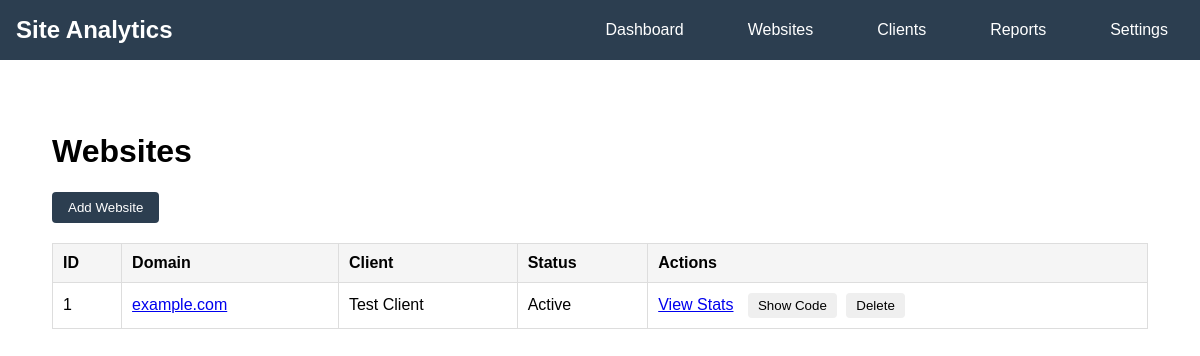
Screenshot of /site-analytics_PHP/websites.php with the database file from the repository.
### tables this page shows
CREATE TABLE websites (
    website_id INT AUTO_INCREMENT PRIMARY KEY,
    client_id INT,
    domain VARCHAR(255) NOT NULL,
    active TINYINT(1) DEFAULT 1,
    created_at TIMESTAMP DEFAULT CURRENT_TIMESTAMP,
    FOREIGN KEY (client_id) REFERENCES clients(client_id)
);

CREATE TABLE clients (
    client_id INT AUTO_INCREMENT PRIMARY KEY,
    name VARCHAR(100) NOT NULL,
    email VARCHAR(100) NOT NULL,
    api_key VARCHAR(64) UNIQUE,
    created_at TIMESTAMP DEFAULT CURRENT_TIMESTAMP
);

### site-analytics_PHP/websites.php (the view, shortened to what this page needs)
<?php
require_once 'includes/header.php';
$db = new Database();
$conn = $db->connect();
$websites = $conn->query("
    SELECT w.*, c.name as client_name
    FROM websites w
    JOIN clients c ON w.client_id = c.client_id
");
?>
<div class="content">
    <h1>Websites</h1>
    <div class="action-bar">
        <button onclick="toggleWebsiteForm()" class="btn">Add Website</button>
    </div>
    <table class="data-table">
        <tr>
            <th>ID</th>
            <th>Domain</th>
            <th>Client</th>
            <th>Status</th>
            <th>Actions</th>
        </tr>
        <?php while($site = $websites->fetch_assoc()):
            $api_key = $conn->query("SELECT api_key FROM clients WHERE client_id = {$site['client_id']}")->fetch_assoc()['api_key'];
        ?>
        <tr>
            <td><?php echo $site['website_id']; ?></td>
            <td><a href="http://<?php echo $site['domain']; ?>" target="_blank"><?php echo $site['domain']; ?></a></td>
            <td><?php echo $site['client_name']; ?></td>
            <td><?php echo $site['active'] ? 'Active' : 'Inactive'; ?></td>
            <td>
                <a href="view_stats.php?id=<?php echo $site['website_id']; ?>">View Stats</a>
                <button onclick="showTrackingCode('<?php echo $site['website_id']; ?>', '<?php echo $api_key; ?>', '<?php echo $site['domain']; ?>')" class="btn-secondary">Show Code</button>
                <button onclick="deleteWebsite('<?php echo $site['website_id']; ?>', '<?php echo $api_key; ?>', '<?php echo $site['domain']; ?>')" class="btn-danger">Delete</button>
            </td>
        </tr>
        <?php endwhile; ?>
    </table>
</div>
<?php require_once 'includes/footer.php'; ?>

### site-analytics_PHP/css/style.css (style rules this page uses)
.content { padding: 20px; }
.data-table { width: 100%; border-collapse: collapse; margin-top: 20px; }
.data-table th, .data-table td { padding: 10px; border: 1px solid #ddd; text-align: left; }
.data-table th { background: #f5f5f5; }
.btn { padding: 8px 16px; background: #2c3e50; color: white; border: none; border-radius: 4px; cursor: pointer; }
.action-bar { margin: 20px 0; }

### site-analytics_PHP/websites.php (style rules this page uses)
.btn-secondary { padding: 5px 10px; margin-left: 10px; background: color: white; border: none; border-radius: 4px; cursor: pointer; }
.btn-danger { background-color: color: white; border: none; padding: 5px 10px; border-radius: 4px; cursor: pointer; margin-left: 5px; }

### rows the page displays
websites: website_id "1", domain "example.com", client.name "Test Client", active "Active"
